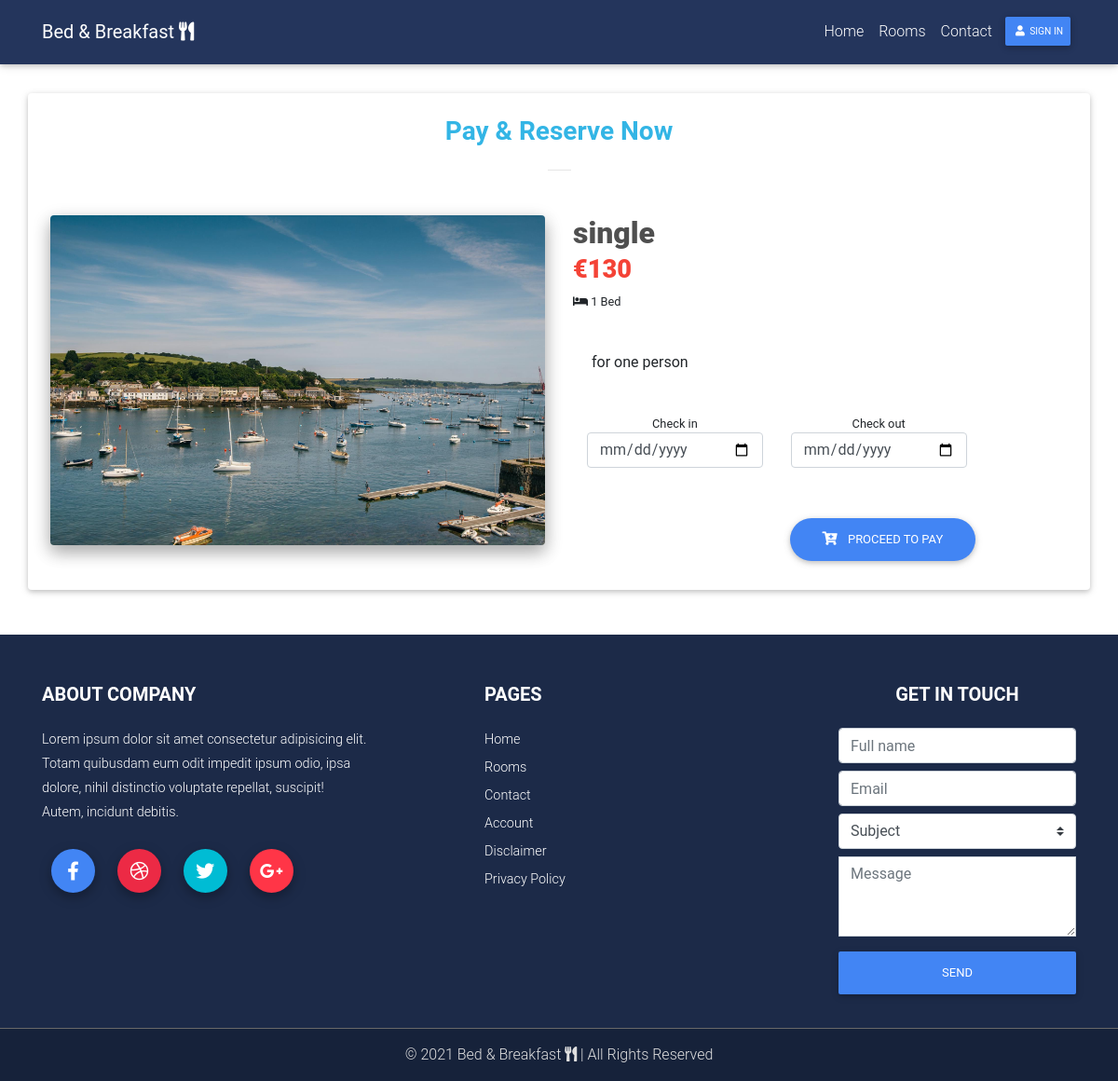
Page /room_book?room_id=3 on the committed database.
### src/models.py (models this page shows)
class Rooms(db.Model):
	id = db.Column(db.Integer, primary_key=True)
	title = db.Column(db.String(100))
	description = db.Column(db.Text)
	thumb = db.Column(db.String(225))
	price = db.Column(db.Integer)
	bed = db.Column(db.Integer)
	lunch = db.Column(db.Boolean(), default=False)
	wifi = db.Column(db.Boolean(), default=False)

### src/views.py (the view)
@views.route("/room_book", methods=["GET", "POST"])
def room_book():
	room_id = request.args.get("room_id")
	room_data = Rooms.query.filter_by(id=room_id).first()
	return render_template("room_book.html", user=current_user, room_data=room_data)

### src/templates/room_book.html (shortened to what this page needs)
{% extends "base.html" %}
{% block content %}
<div class="container" style="margin-top: 100px;">
<div class="row my-5">
<div class="card p-4 ">
    <h3 class="font-weight-bold text-center text-info">Pay &amp; Reserve Now</h3>
    <hr class="mb-5 mx-auto" width="25px">
<div class="row">
<div class="col-lg-6 mb-4">
<img src="{{ url_for('static', filename='img/room1.jpg') }}" class="img-fluid rounded z-depth-2">
</div>
<div class="col-lg-5 text-center text-md-left">
<div class="mb-4">
  <h2 class="h2-responsive text-center text-md-left product-name font-weight-bold dark-grey-text mb-1 ml-xl-0 ml-4">
    <strong>{{ room_data.title }}</strong>
  </h2>
  <h3 class="h3-responsive text-center text-md-left ml-xl-0 ml-4">
    <span class="red-text font-weight-bold">
      <strong>&euro;{{ room_data.price }}</strong>
    </span>
  </h3>
  <small><i class="fas fa-bed"></i> {{ room_data.bed }} Bed</small>
</div>
<div class="card-body">{{ room_data.description }}</div>
<div class="col-12 mt-4">
<form action="{{ url_for('views.room_book_confirm') }}" method="GET">
    <div class="row">
      <div class="col-6 text-center">
        <small>Check in</small>
        <input type="date" name="check_in" class="form-control" required>
      </div>
      <div class="col-6 text-center">
        <small>Check out</small>
        <input type="date" name="check_out" class="form-control" required>
      </div>
    </div>
</div>
        <section>
          <div class="mt-5">
            <div class="row mt-3">
              <div class="col-md-12 text-center text-md-left text-md-right">
<button type="submit" class="btn btn-primary btn-rounded">
<i class="fas fa-cart-plus mr-2" aria-hidden="true"></i> Proceed to Pay</button>
</div>
</div>
</div>
</section>
      </div>
    </div>
</div>
</div>
</div>
{% endblock content %}

### src/static/css/style.css (style rules this page uses)
html, body, header, .jarallax { height: 100%; }

### rows in the picture
Rooms: title "single", price "130", bed "1", description "for one person"
